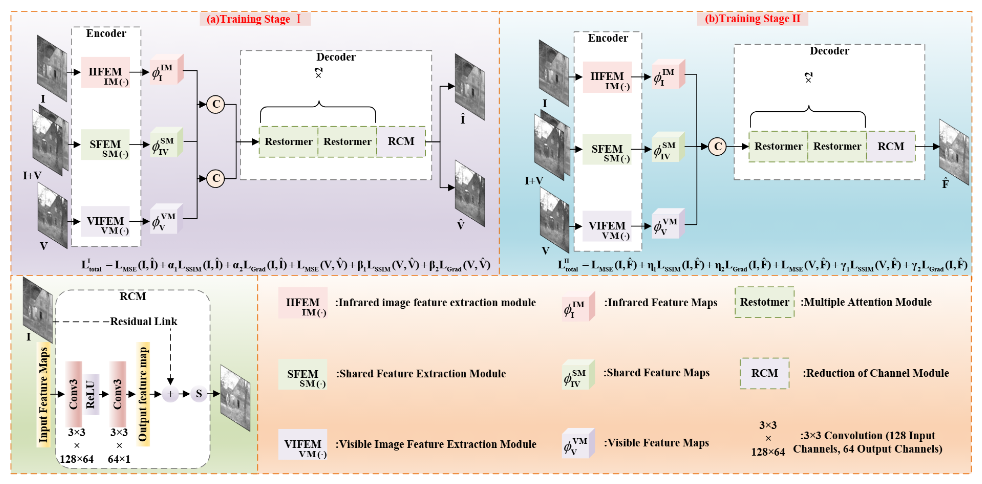
#> input picture framework.png, 982 x 484 px; its folder holds only this picture in this run
$ python -i local_resize_image.py   (imports and definitions only)
#> lines starting #> are read from the running program, lines starting #| are printed output that depends on the picture
import os
import cv2
import numpy as np
from PIL import Image
# [69 lines of commented-out code are left out]
path = '../all data/result_MSRS/'
# [2 lines not run here, left out]
# [37 lines of commented-out code are left out]
pt1=(93, 91)
pt2=(152, 123)
width1=50
hight1 = 50
width2=50
hight2=50
# [14 lines of commented-out code are left out]
def show_cvimg(im):
    return Image.fromarray(cv2.cvtColor(im,cv2.COLOR_BGR2RGB))

def stack_image(path:str):
#> called with path = '../framework.png'
    image = cv2.imread(path)
#> image is the input picture: shape (484, 982, 3); mean B, G, R 219.2, 223.8, 228.1
    h, w, c = image.shape
#> h = 484; w = 982; c = 3

    if w % 2 != 0:
        if h % 2 != 0:
            image = cv2.resize(image, (w - 1, h - 1))
        else:
            image = cv2.resize(image, (w - 1, h))
    elif h % 2 != 0:
        image = cv2.resize(image, (w, h - 1))

    # patch1
    pt1_ = (pt1[0] + width1, pt1[1] + hight1)
    cv2.rectangle(image, pt1, pt1_, (0, 0, 255), 2)
    # patch2
    pt2_ = (pt2[0] + width2, pt2[1] + hight2)
    cv2.rectangle(image, pt2, pt2_, (0, 0, 255), 2)
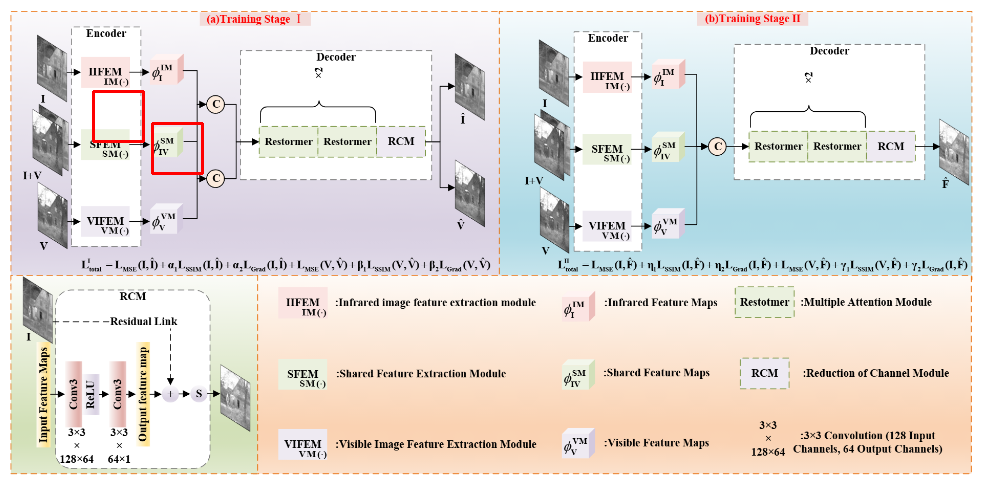
#> image: shape (484, 982, 3); mean B, G, R 218.6, 223.2, 228.2

    patch1_ = image[pt1[1] + 2:pt1[1] + hight1 - 2, pt1[0] + 2:pt1[0] + width1 -2, :]
    t1 = patch1_.copy()
    cv2.rectangle(t1, (0, 0), (t1.shape[1]-1, t1.shape[0]-1), (0, 0, 255), 1)
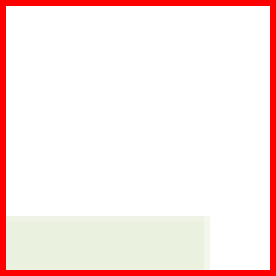
#> t1: shape (46, 46, 3) (shown 6 times larger); mean B, G, R 228.8, 231.3, 252.2
    t1 = cv2.resize(t1, (int(w / 2), int(h / 2)))
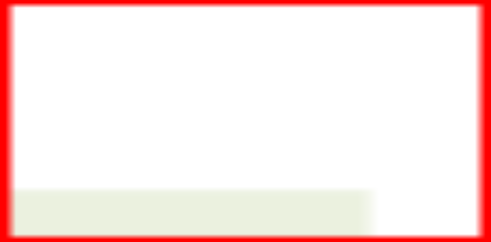
#> t1: shape (242, 491, 3); mean B, G, R 228.8, 231.3, 252.2


    patch2_ = image[pt2[1] + 2:pt2[1] + hight2 - 2, pt2[0] +2:pt2[0] + width2 - 2, :]
    t2 = patch2_.copy()
    cv2.rectangle(t2, (0, 0), (t2.shape[1] - 1, t2.shape[0] - 1), (0, 0, 255), 1)
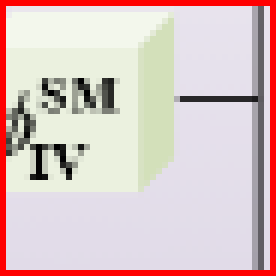
#> t2: shape (46, 46, 3) (shown 6 times larger); mean B, G, R 195.7, 197, 219
    t2 = cv2.resize(t2, (int(w / 2), int(h / 2)))
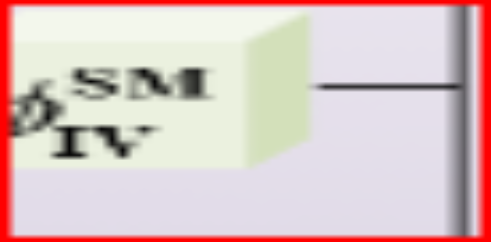
#> t2: shape (242, 491, 3); mean B, G, R 195.6, 196.9, 218.9

    patch = np.hstack((t1, t2))
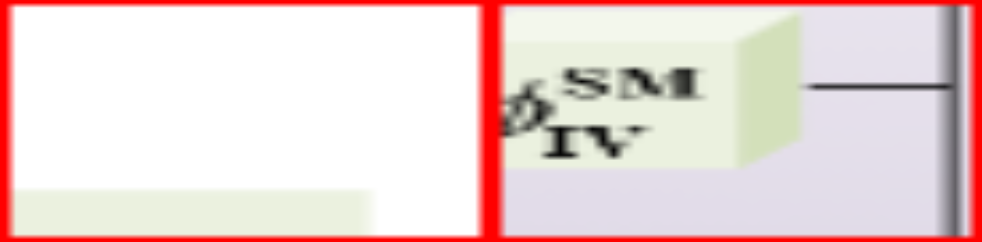
#> patch: shape (242, 982, 3); mean B, G, R 212.2, 214.1, 235.6
    image_stack = np.vstack((image, patch))
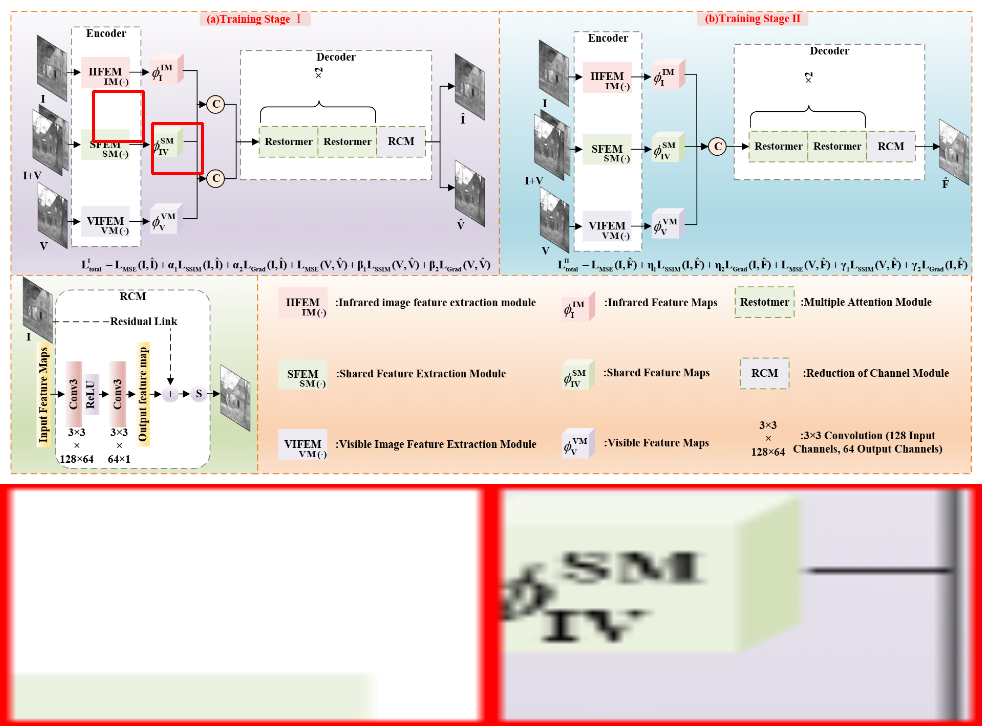
#> image_stack: shape (726, 982, 3); mean B, G, R 216.5, 220.2, 230.6
    return image_stack


# [7 lines not run here, left out]

>>> result = stack_image('../framework.png')
